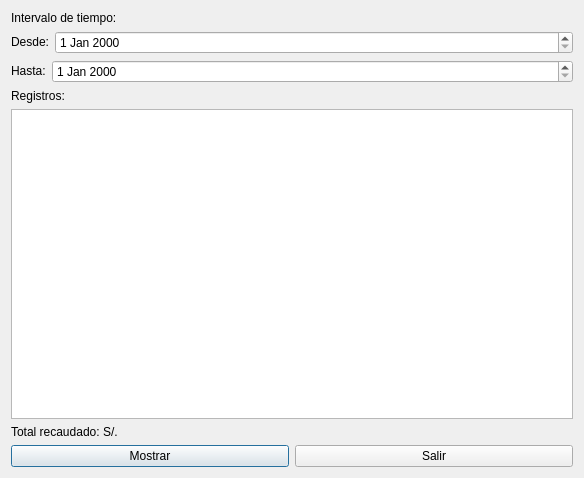
<?xml version="1.0" encoding="UTF-8"?>
<ui version="4.0">
 <class>QTotalRecaudado</class>
 <widget class="QDialog" name="QTotalRecaudado">
  <property name="geometry">
   <rect>
    <x>0</x>
    <y>0</y>
    <width>584</width>
    <height>478</height>
   </rect>
  </property>
  <property name="windowTitle">
   <string>Dialog</string>
  </property>
  <layout class="QVBoxLayout" name="verticalLayout">
   <item>
    <widget class="QLabel" name="label">
     <property name="sizePolicy">
      <sizepolicy hsizetype="Preferred" vsizetype="Fixed">
       <horstretch>0</horstretch>
       <verstretch>0</verstretch>
      </sizepolicy>
     </property>
     <property name="text">
      <string>Intervalo de tiempo:</string>
     </property>
    </widget>
   </item>
   <item>
    <layout class="QHBoxLayout" name="horizontalLayout_2">
     <item>
      <widget class="QLabel" name="label_5">
       <property name="sizePolicy">
        <sizepolicy hsizetype="Fixed" vsizetype="Fixed">
         <horstretch>0</horstretch>
         <verstretch>0</verstretch>
        </sizepolicy>
       </property>
       <property name="text">
        <string>Desde:</string>
       </property>
      </widget>
     </item>
     <item>
      <widget class="QDateEdit" name="dateFechaIni"/>
     </item>
    </layout>
   </item>
   <item>
    <layout class="QHBoxLayout" name="horizontalLayout_3">
     <item>
      <widget class="QLabel" name="label_6">
       <property name="sizePolicy">
        <sizepolicy hsizetype="Fixed" vsizetype="Fixed">
         <horstretch>0</horstretch>
         <verstretch>0</verstretch>
        </sizepolicy>
       </property>
       <property name="text">
        <string>Hasta:</string>
       </property>
      </widget>
     </item>
     <item>
      <widget class="QDateEdit" name="dateFechaFin"/>
     </item>
    </layout>
   </item>
   <item>
    <widget class="QLabel" name="label_2">
     <property name="text">
      <string>Registros:</string>
     </property>
    </widget>
   </item>
   <item>
    <widget class="QTableView" name="tableView"/>
   </item>
   <item>
    <widget class="QLabel" name="lblRecaudado">
     <property name="text">
      <string>Total recaudado: S/. </string>
     </property>
    </widget>
   </item>
   <item>
    <layout class="QHBoxLayout" name="horizontalLayout">
     <item>
      <widget class="QPushButton" name="cmdMostrar">
       <property name="text">
        <string>Mostrar</string>
       </property>
      </widget>
     </item>
     <item>
      <widget class="QPushButton" name="cmdSalir">
       <property name="text">
        <string>Salir</string>
       </property>
      </widget>
     </item>
    </layout>
   </item>
  </layout>
 </widget>
 <resources/>
 <connections/>
</ui>
